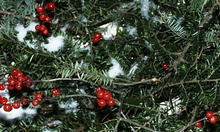
%> input picture ImageProcessing/hw2/img/greens.jpg, 220 x 132 px, shrunk from 500 x 300 before the run
$ octave main.m   (GNU Octave 9; MATLAB toolbox functions it lacks are replaced by stand-ins)
%> lines starting %> are read from the running program, lines starting %| are printed output that depends on the picture; in (x1, y1, x2, y2) boxes, pixels count from 0 and x2, y2 are one past the last pixel; in counts of white or black regions, pixels touching at a corner belong together; the program's own positions count from 1
### ImageProcessing/hw2/myImageRead.m
function [image] = myImageRead(imagePath)
% [image] = myImageRead(imagePath)
% Read the image from the imagePath
%
% Formats that can be processed:
%       pbm     Portable Bit Map
%       pgm     Portable Gray Map
%       ppm     Portable Pix Map
%
% AUTHOR  Cecil Wang 2016/3/9
%----------------------------------------------------------------------

% open image as a file
file = fopen(imagePath, 'r');

% read one or more images
while ~feof(file)

    %-----------------------------------------------------------------
    %read the description of the image
    findNum = 0;
    while findNum < 4
        line = fgetl(file);
        % filtering out the comments
        tmp = strfind(line, '#');
        if isempty(tmp) == 0
            line = line(1:tmp(1) - 1);
        end
        line = strtrim(line);

        % read format
        if findNum == 0
            format = line(1:2);
        	line = line(3:length(line));
            findNum = findNum + 1;
        end

        % read width, height, maxval
        tparam = str2num(line);
        for i=1:length(tparam)
            param(findNum + i - 1) = tparam(i);
        end
        findNum = findNum + length(tparam);

        if (strcmp(format, 'P1') || strcmp(format , 'P4')) && findNum == 3
            param(3) = 0;
            break;
        end
    end

    width = param(1);
    height = param(2);
    maxval = param(3);

    % sorry my read paramaters function can't process pbm save as rawbit
    % so I need another way to read it again
    % I'll fix this bug in future
    if(strcmp(format, 'P4'))
        fclose(file);
        file = fopen(imagePath, 'r');
        format = fscanf(file, '%s', 1);
        width = fscanf(file, '%d', 1);
        fill = ceil(width/8)*8 - width;
        height = fscanf(file, '%d', 1);
        % yes There is the bug! A whitespace! Only one!
        fread(file, 1, 'uint8');
    end
    %-----------------------------------------------------------------


    %-----------------------------------------------------------------
    % read data
    isbreak = 0;
    switch format
        % pbm save as ASCII
        case 'P1'
            for i = 1 : height
                for j = 1 : width
                    tmp = fscanf(file, '%d', 1);
                    if tmp == 0
                        image(i, j) = true;
                    else
                        image(i, j) = false;
                    end
                end
            end
            isbreak = 1;

        % pgm save as ASCII
        case 'P2'
        	image = zeros(height, width, 1, 'uint8');
            for i = 1 : height
                for j = 1 : width
                    image(i, j) = fscanf(file, '%d', 1);
                end
            end
            isbreak = 1;

        % ppm save as ASCII
        case 'P3'
            image = zeros(height, width, 3, 'uint8');
            for i = 1 : height
                for j = 1 : width
                    for k = 1 : 3
                        image(i, j, k) = fscanf(file, '%d', 1);
                    end
                end
            end
            isbreak = 1;

        % pbm save as rawbit
        case 'P4'
            tmp = fread(file, height * (width + fill), 'ubit1');
            for i = 1 : height
                for j = 1 : width
                    image(i, j) = ~logical(tmp((i - 1) * (width + fill) + j));
                end
            end

        % pgm save as rawbit
        case 'P5'
            image = zeros(height, width, 1, 'uint8');
            if maxval < 256
                tmp = fread(file, height * width, 'uint8');
            else
                tmp = fread(file, height * width, 'uint16');
            end
            for i = 1 : height
                for j = 1 : width
                    image(i, j) = tmp(((i -1) * width) + j);
                end
            end

        % ppm save as rawbit
        case 'P6'
            image = zeros(height, width, 3, 'uint8');
            if maxval < 256
                tmp = fread(file, 3 * height * width, 'uint8');
            else
                tmp = fread(file, 3 * height * width, 'uint16');
            end
            for i = 1 : height
                for j = 1 : width
                    for k = 1 : 3
                        image(i, j, k) = tmp((i - 1) * 3 * width + (j - 1) * 3 + k);
                    end
                end
            end

        % othe case
        otherwise
            disp('Can''t process this format');
    end
    %-----------------------------------------------------------------

    %imshow(image);
    % The ASCII file has only one image
    if isbreak == 1
        break;
    end

    % To be convenient, the function will return only one image
    % if you want more image you can change the API
    break;
end


% close file
fclose(file);

### ImageProcessing/hw2/main.m
% Homework2
% Description:
% 1. Get your matlab platform ready. Pay special attention to the image
% processing toolbox.
% 2. Use matlab functions to convert the attached image from .jpg to
% binary .ppm format. Save it as greens.ppm.
% 3. Write your own imread(¡®*.ppm¡¯) function code to read the newly
% generated .ppm file.
%
% AUTHOR  Cecil Wang 2016/3/9

%----------------------------------------------------------------------
% The second part of homework

%read the image
image1 = imread('img/greens.jpg');
%> image1 is the input picture: size 132x220x3 uint8; mean R, G, B 64.6, 70.4, 56.1

%set figure's name
figure('Name', 'greens.jpg');

%show the image
imshow(image1);

%save the image
imwrite(image1, 'img/greensa.ppm', 'ppm', 'Encoding', 'ASCII');
imwrite(image1, 'img/greensr.ppm', 'ppm', 'Encoding', 'rawbits');
gray = rgb2gray(image1);
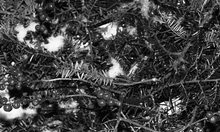
%> gray: size 132x220 uint8; min 0, max 254, mean 67.1
imwrite(gray, 'img/greensa.pgm', 'pgm', 'Encoding', 'ASCII');
imwrite(gray, 'img/greensr.pgm', 'pgm', 'Encoding', 'rawbits');
bimg = im2bw(gray);
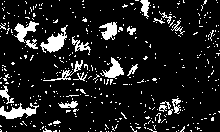
%> bimg: size 132x220 logical; 12% white; 418 white regions (394 under 20 px), largest, box (x1, y1, x2, y2) and area: (40, 25, 68, 53) 315, (0, 103, 39, 119) 297, (14, 21, 39, 43) 226
imwrite(bimg, 'img/greensa.pbm', 'pbm', 'Encoding', 'ASCII');
imwrite(bimg, 'img/greensr.pbm', 'pbm', 'Encoding', 'rawbits');
%----------------------------------------------------------------------

%----------------------------------------------------------------------
% The third part of homework

%use my own function to read the image
image2 = myImageRead('img/greensa.ppm');

%set figure's name
figure('Name', 'greensa.ppm');

%show the image
imshow(image2);
disp('greensa.ppm')

image2 = myImageRead('img/greensr.ppm');
figure('Name', 'greensr.ppm');
imshow(image2);
disp('greensr.ppm')

image2 = myImageRead('img/greensa.pgm');
figure('Name', 'greensa.pgm');
imshow(image2);
disp('greensa.pgm')

image2 = myImageRead('img/greensr.pgm');
figure('Name', 'greensr.pgm');
imshow(image2);
disp('greensr.pgm')

image2 = myImageRead('img/greensa.pbm');
%> the run ends on the next line
